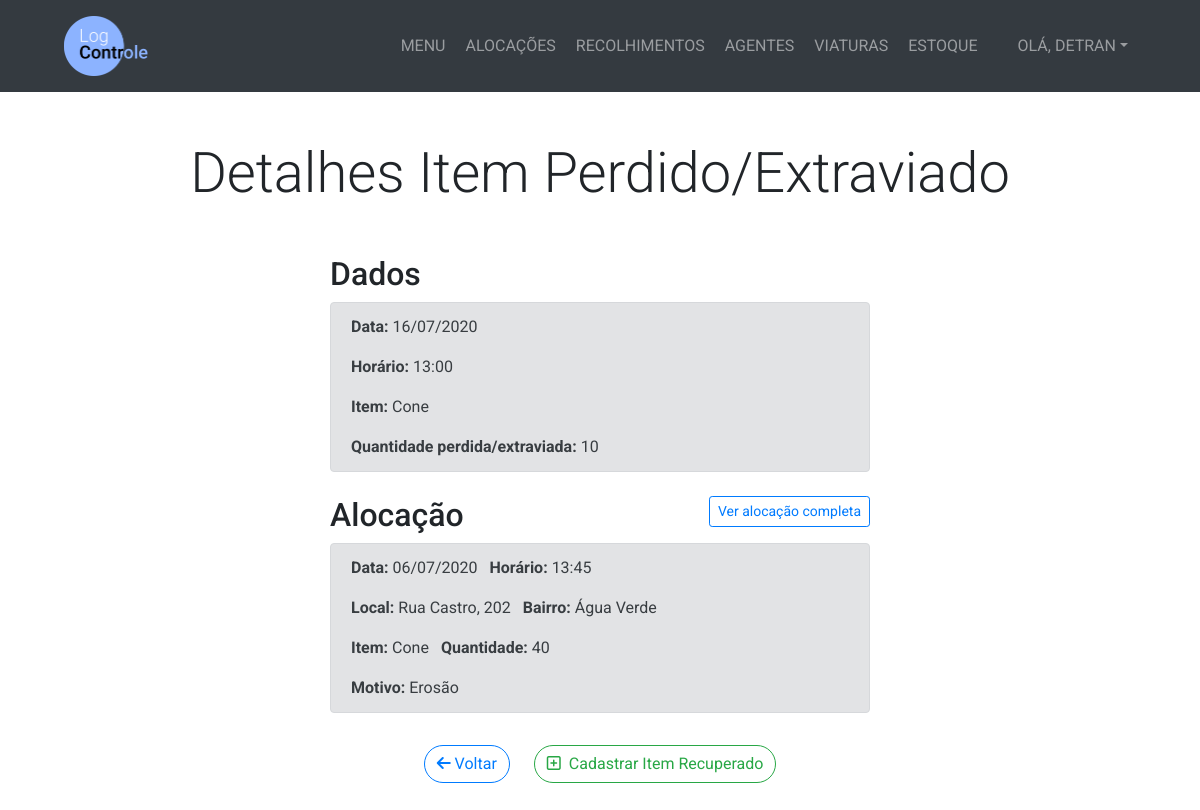
The page /estoque/itens-perdidos-extraviados/23/detalhes (signed in) on the database as committed earlier.
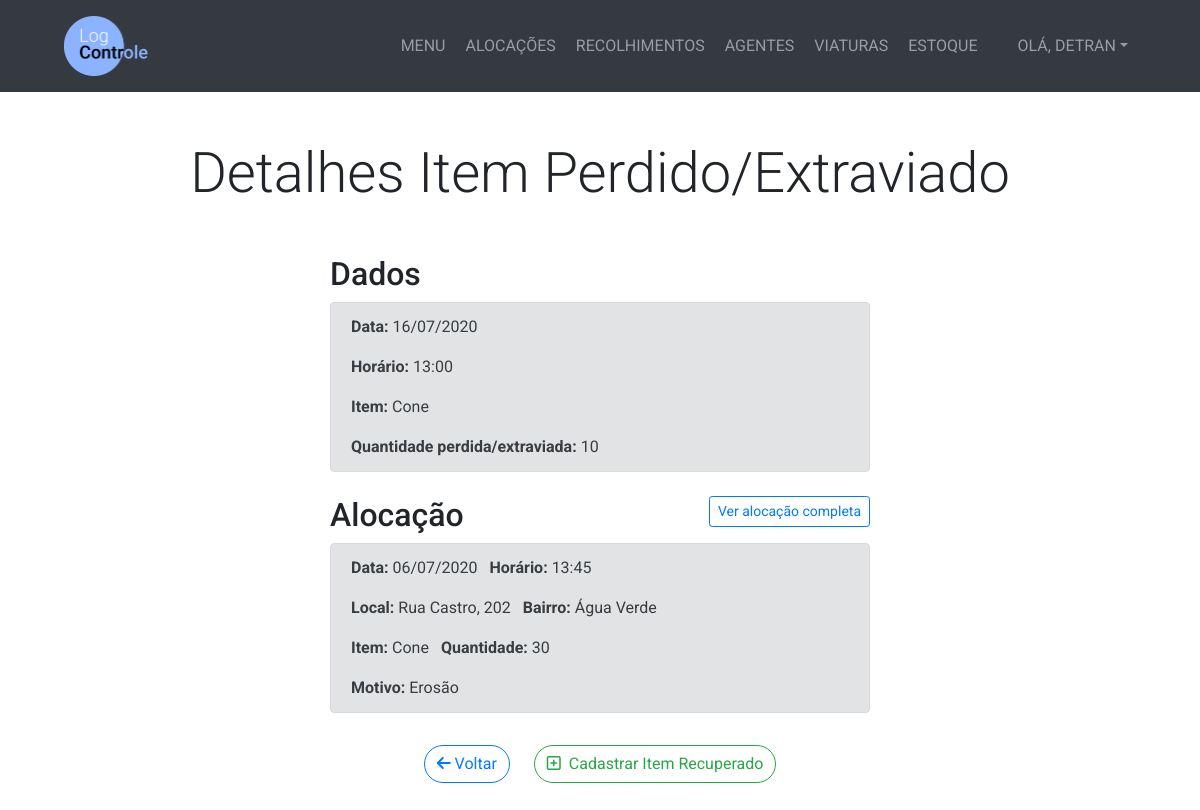
The same page on the database as committed later.
### management/models.py (models this page shows, shortened)
class ItemPerdidoExtraviado(models.Model):
    data = models.DateField()
    horario = models.TimeField()
    alocacao = models.ForeignKey(Alocacao, on_delete=models.PROTECT)
    quantidade = models.IntegerField()

class Alocacao(models.Model):
    TURNO_CHOICES = (
        ('Manhã', 'Manhã'),
        ('Tarde', 'Tarde'),
        ('Noite', 'Noite'),
        ('Madrugada', 'Madrugada')
    )
    STATUS_CHOICES = (
        ('Aberto', 'Aberto'),
        ('Fechado', 'Fechado'),
        ('Desativado', 'Desativado')
    )
    data = models.DateField()
    horario = models.TimeField()
    item = models.ForeignKey(Item, on_delete=models.PROTECT)
    quantidade = models.IntegerField()
    turno = models.CharField(max_length=10, choices=TURNO_CHOICES)
    viatura = models.ForeignKey(Viatura, on_delete=models.PROTECT, blank=True, null=True)
    rua = models.CharField(max_length=200)
    numero = models.CharField(max_length=10)
    bairro = models.CharField(max_length=25)
    complemento = models.CharField(max_length=25, blank=True)
    motivo = models.CharField(max_length=100, blank=True)
    cadastrador = models.ForeignKey(User, on_delete=models.PROTECT)
    status = models.CharField(max_length=11, choices=STATUS_CHOICES, default='Fechado')

class Item(models.Model):
    nome = models.CharField(max_length=100)

### management/views.py (the view, shortened to what this page needs)
# urls.py: path('estoque/itens-perdidos-extraviados/<int:pk_perda_extravio>/detalhes', views.detalhe_item_perdido, name='detalhe_item_perdido'),
@login_required
def detalhe_item_perdido(request, pk_perda_extravio):
    perda_extravio = get_object_or_404(ItemPerdidoExtraviado, pk=pk_perda_extravio)
    if request.method == 'GET':
        return render(request, 'management/detalhe_item_perdido.html', {'perda_extravio':perda_extravio})

### management/templates/management/detalhe_item_perdido.html (shortened to what this page needs)
{% extends 'management/base.html' %}
{% block content %}
  <section class="py-5">
    <div class="container">
      <h1 class="display-4 text-center mb-5">Detalhes Item Perdido/Extraviado</h1>
      <div class="row justify-content-center">
        <div class="col-lg-6">
          <h2>Dados</h2>
          <div class="alert alert-secondary mb-4">
            <p><strong>Data:</strong> {{ perda_extravio.data|date:'d/m/Y' }}</p>
            <p><strong>Horário:</strong> {{ perda_extravio.horario|date:'H:i' }}</p>
            <p><strong>Item:</strong> {{ perda_extravio.alocacao.item.nome }}</p>
            <p class="mb-0"><strong>Quantidade perdida/extraviada:</strong> {{ perda_extravio.quantidade }}</p>
          </div>
          <div class="d-flex">
            <h2 class="mb-1">Alocação</h2>
            <a href="{% url 'detalhe_alocacao' perda_extravio.alocacao.id %}" class="btn btn-sm btn-outline-primary ml-auto mb-3">Ver alocação completa</a>
          </div>
          <div class="alert alert-secondary">
            <p>
              <span class="mr-2"><strong>Data:</strong> {{ perda_extravio.alocacao.data|date:'d/m/Y' }}</span>
              <span><strong>Horário:</strong> {{ perda_extravio.alocacao.horario|date:'H:i' }}</span>
            </p>
            <p>
              <span class="mr-2"><strong>Local:</strong> {{ perda_extravio.alocacao.rua }}, {{ perda_extravio.alocacao.numero }}</span>
              <span><strong>Bairro:</strong> {{ perda_extravio.alocacao.bairro }}</span>
            </p>
            <p>
              <span class="mr-2"><strong>Item:</strong> {{ perda_extravio.alocacao.item.nome }}</span>
              <span><strong>Quantidade:</strong> {{ perda_extravio.alocacao.quantidade }}</span>
            </p>
            <p class="mb-0"><strong>Motivo:</strong> {{ perda_extravio.alocacao.motivo }}</p>
          </div>
          <div class="d-flex justify-content-center">
            <a href="{% url 'menu_item_perdido' %}" class="btn btn-outline-primary rounded-pill mt-3 mr-4"><i class="fas fa-arrow-left"></i> Voltar</a>
            <a href="#" data-toggle="modal" data-target="#item-recuperado-modal" class="btn btn-outline-success rounded-pill mt-3">
              <i class="far fa-plus-square mr-1"></i> Cadastrar Item Recuperado
            </a>
          </div>
        </div>
      </div>
    </div>
  </section>
{% endblock %}

Rows that differ between the two databases and show on the page:
changed through a linked row, ItemPerdidoExtraviado "Cone": alocacao.quantidade "40" → "30"
